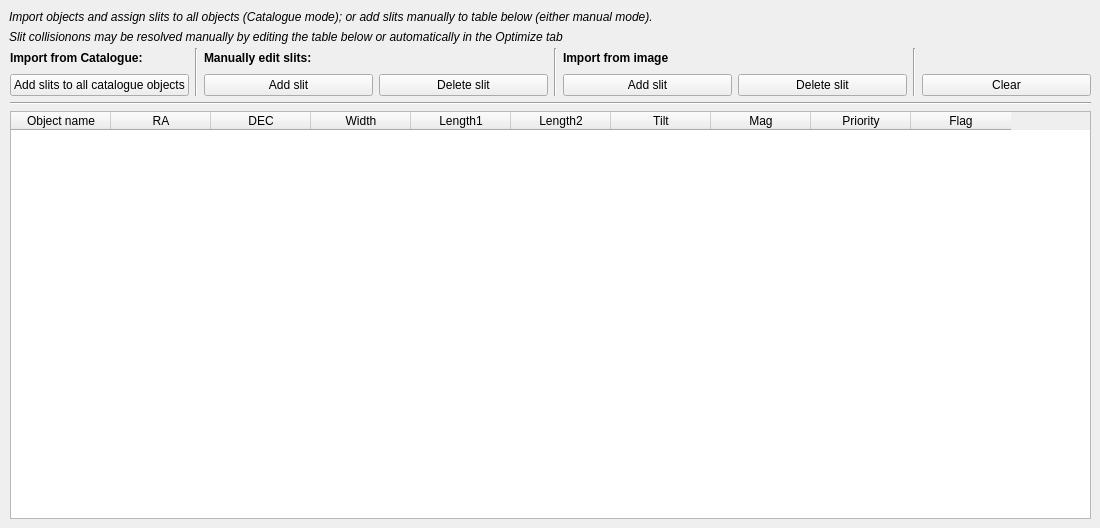
    <widget class="QWidget" name="SlitsTab">
     <property name="sizePolicy">
      <sizepolicy hsizetype="Expanding" vsizetype="Expanding">
       <horstretch>0</horstretch>
       <verstretch>0</verstretch>
      </sizepolicy>
     </property>
     <attribute name="title">
      <string>       &amp;Slits       </string>
     </attribute>
     <widget class="QLabel" name="labelSlit_Infotext_1">
      <property name="geometry">
       <rect>
        <x>9</x>
        <y>9</y>
        <width>657</width>
        <height>16</height>
       </rect>
      </property>
      <property name="font">
       <font>
        <family>Arial</family>
        <pointsize>9</pointsize>
        <italic>true</italic>
       </font>
      </property>
      <property name="text">
       <string>Import objects and assign slits to all objects (Catalogue mode); or add slits manually to table below (either manual mode).</string>
      </property>
     </widget>
     <widget class="QLabel" name="labelSlit_Infotext_2">
      <property name="geometry">
       <rect>
        <x>9</x>
        <y>29</y>
        <width>567</width>
        <height>16</height>
       </rect>
      </property>
      <property name="font">
       <font>
        <family>Arial</family>
        <pointsize>9</pointsize>
        <italic>true</italic>
       </font>
      </property>
      <property name="text">
       <string>Slit collisionons may be resolved manually by editing the table below or automatically in the Optimize tab</string>
      </property>
     </widget>
     <widget class="QWidget" name="layoutWidget">
      <property name="geometry">
       <rect>
        <x>10</x>
        <y>48</y>
        <width>1081</width>
        <height>471</height>
       </rect>
      </property>
      <layout class="QGridLayout" name="gridLayout_10">
       <item row="0" column="0">
        <layout class="QGridLayout" name="gridLayout_4">
         <item row="0" column="0">
          <widget class="QLabel" name="labelSlit_ImportCat">
           <property name="font">
            <font>
             <family>Arial</family>
             <weight>75</weight>
             <bold>true</bold>
            </font>
           </property>
           <property name="text">
            <string>Import from Catalogue:</string>
           </property>
          </widget>
         </item>
         <item row="0" column="1" rowspan="3">
          <widget class="Line" name="line_3">
           <property name="orientation">
            <enum>Qt::Vertical</enum>
           </property>
          </widget>
         </item>
         <item row="0" column="2">
          <widget class="QLabel" name="labelSlit_ManEdit">
           <property name="font">
            <font>
             <family>Arial</family>
             <weight>75</weight>
             <bold>true</bold>
            </font>
           </property>
           <property name="text">
            <string>Manually edit slits:</string>
           </property>
          </widget>
         </item>
         <item row="0" column="3">
          <spacer name="horizontalSpacer_7">
           <property name="orientation">
            <enum>Qt::Horizontal</enum>
           </property>
           <property name="sizeType">
            <enum>QSizePolicy::Fixed</enum>
           </property>
           <property name="sizeHint" stdset="0">
            <size>
             <width>118</width>
             <height>20</height>
            </size>
           </property>
          </spacer>
         </item>
         <item row="0" column="4" rowspan="3">
          <widget class="Line" name="line_7">
           <property name="orientation">
            <enum>Qt::Vertical</enum>
           </property>
          </widget>
         </item>
         <item row="0" column="5">
          <widget class="QLabel" name="labelSlit_ManEditImage">
           <property name="font">
            <font>
             <family>Arial</family>
             <weight>75</weight>
             <bold>true</bold>
            </font>
           </property>
           <property name="text">
            <string>Import from image</string>
           </property>
          </widget>
         </item>
         <item row="0" column="6">
          <spacer name="horizontalSpacer_13">
           <property name="orientation">
            <enum>Qt::Horizontal</enum>
           </property>
           <property name="sizeType">
            <enum>QSizePolicy::Fixed</enum>
           </property>
           <property name="sizeHint" stdset="0">
            <size>
             <width>90</width>
             <height>20</height>
            </size>
           </property>
          </spacer>
         </item>
         <item row="0" column="7" rowspan="3">
          <widget class="Line" name="line_8">
           <property name="orientation">
            <enum>Qt::Vertical</enum>
           </property>
          </widget>
         </item>
         <item row="1" column="5" rowspan="2">
          <widget class="QPushButton" name="pushButtonSlit_AddSlitImage">
           <property name="text">
            <string>Add slit</string>
           </property>
          </widget>
         </item>
         <item row="1" column="6" rowspan="2">
          <widget class="QPushButton" name="pushButtonSlit_DeleteSlitImage">
           <property name="text">
            <string>Delete slit</string>
           </property>
          </widget>
         </item>
         <item row="1" column="8" rowspan="2">
          <widget class="QPushButton" name="pushButtonSlit_ClearSlits">
           <property name="text">
            <string>Clear</string>
           </property>
          </widget>
         </item>
         <item row="1" column="0" rowspan="2">
          <widget class="QPushButton" name="pushButtonSlit_AddSlitfromCat">
           <property name="text">
            <string>Add slits to all catalogue objects</string>
           </property>
          </widget>
         </item>
         <item row="1" column="2" rowspan="2">
          <widget class="QPushButton" name="pushButtonSlit_AddSlit">
           <property name="text">
            <string>Add slit</string>
           </property>
          </widget>
         </item>
         <item row="1" column="3" rowspan="2">
          <widget class="QPushButton" name="pushButtonSlit_DeleteSlit">
           <property name="text">
            <string>Delete slit</string>
           </property>
          </widget>
         </item>
        </layout>
       </item>
       <item row="2" column="0">
        <widget class="QTableWidget" name="tableWidgetSlits">
         <property name="lineWidth">
          <number>2</number>
         </property>
         <property name="rowCount">
          <number>0</number>
         </property>
         <column>
          <property name="text">
           <string>Object name</string>
          </property>
         </column>
         <column>
          <property name="text">
           <string>RA</string>
          </property>
         </column>
         <column>
          <property name="text">
           <string>DEC</string>
          </property>
         </column>
         <column>
          <property name="text">
           <string>Width</string>
          </property>
         </column>
         <column>
          <property name="text">
           <string>Length1</string>
          </property>
         </column>
         <column>
          <property name="text">
           <string>Length2</string>
          </property>
         </column>
         <column>
          <property name="text">
           <string>Tilt</string>
          </property>
         </column>
         <column>
          <property name="text">
           <string>Mag</string>
          </property>
         </column>
         <column>
          <property name="text">
           <string>Priority</string>
          </property>
         </column>
         <column>
          <property name="text">
           <string>Flag</string>
          </property>
         </column>
        </widget>
       </item>
       <item row="1" column="0">
        <widget class="Line" name="line_14">
         <property name="orientation">
          <enum>Qt::Horizontal</enum>
         </property>
        </widget>
       </item>
      </layout>
     </widget>
    </widget>
